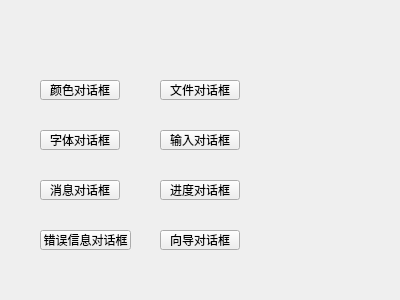
<?xml version="1.0" encoding="UTF-8"?>
<ui version="4.0">
 <class>MyWidget</class>
 <widget class="QWidget" name="MyWidget">
  <property name="geometry">
   <rect>
    <x>0</x>
    <y>0</y>
    <width>400</width>
    <height>300</height>
   </rect>
  </property>
  <property name="windowTitle">
   <string>MyWidget</string>
  </property>
  <widget class="QPushButton" name="pushButton">
   <property name="geometry">
    <rect>
     <x>40</x>
     <y>80</y>
     <width>80</width>
     <height>20</height>
    </rect>
   </property>
   <property name="text">
    <string>颜色对话框</string>
   </property>
  </widget>
  <widget class="QPushButton" name="pushButton_2">
   <property name="geometry">
    <rect>
     <x>160</x>
     <y>80</y>
     <width>80</width>
     <height>20</height>
    </rect>
   </property>
   <property name="text">
    <string>文件对话框</string>
   </property>
  </widget>
  <widget class="QPushButton" name="pushButton_font">
   <property name="geometry">
    <rect>
     <x>40</x>
     <y>130</y>
     <width>80</width>
     <height>20</height>
    </rect>
   </property>
   <property name="text">
    <string>字体对话框</string>
   </property>
  </widget>
  <widget class="QPushButton" name="pushButton_4">
   <property name="geometry">
    <rect>
     <x>160</x>
     <y>130</y>
     <width>80</width>
     <height>20</height>
    </rect>
   </property>
   <property name="text">
    <string>输入对话框</string>
   </property>
  </widget>
  <widget class="QPushButton" name="pushButton_5">
   <property name="geometry">
    <rect>
     <x>40</x>
     <y>180</y>
     <width>80</width>
     <height>20</height>
    </rect>
   </property>
   <property name="text">
    <string>消息对话框</string>
   </property>
  </widget>
  <widget class="QPushButton" name="pushButton_6">
   <property name="geometry">
    <rect>
     <x>160</x>
     <y>180</y>
     <width>80</width>
     <height>20</height>
    </rect>
   </property>
   <property name="text">
    <string>进度对话框</string>
   </property>
  </widget>
  <widget class="QPushButton" name="pushButton_7">
   <property name="geometry">
    <rect>
     <x>40</x>
     <y>230</y>
     <width>91</width>
     <height>20</height>
    </rect>
   </property>
   <property name="text">
    <string>错误信息对话框</string>
   </property>
  </widget>
  <widget class="QPushButton" name="pushButton_8">
   <property name="geometry">
    <rect>
     <x>160</x>
     <y>230</y>
     <width>80</width>
     <height>20</height>
    </rect>
   </property>
   <property name="text">
    <string>向导对话框</string>
   </property>
  </widget>
 </widget>
 <layoutdefault spacing="6" margin="11"/>
 <resources/>
 <connections/>
</ui>
